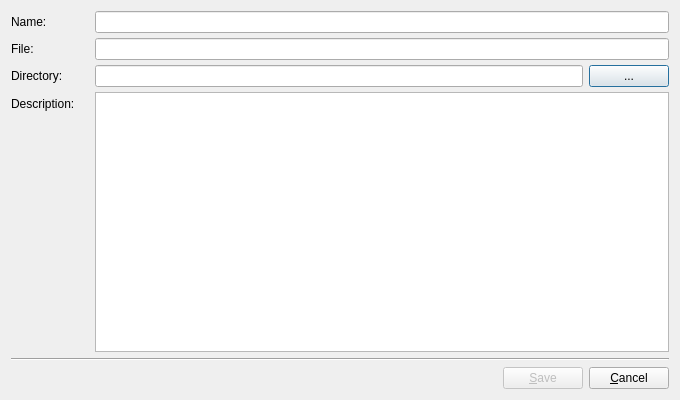
<?xml version="1.0" encoding="UTF-8"?>
<ui version="4.0">
 <class>FileProjectEditDialog</class>
 <widget class="QDialog" name="FileProjectEditDialog">
  <property name="geometry">
   <rect>
    <x>0</x>
    <y>0</y>
    <width>680</width>
    <height>400</height>
   </rect>
  </property>
  <property name="windowTitle">
   <string>Edit Project</string>
  </property>
  <layout class="QVBoxLayout" name="verticalLayout">
   <item>
    <layout class="QHBoxLayout" name="horizontalLayout_3">
     <item>
      <layout class="QFormLayout" name="formLayout_2">
       <property name="sizeConstraint">
        <enum>QLayout::SetDefaultConstraint</enum>
       </property>
       <property name="fieldGrowthPolicy">
        <enum>QFormLayout::ExpandingFieldsGrow</enum>
       </property>
       <property name="horizontalSpacing">
        <number>20</number>
       </property>
       <property name="verticalSpacing">
        <number>5</number>
       </property>
       <property name="rightMargin">
        <number>0</number>
       </property>
       <item row="0" column="0">
        <widget class="QLabel" name="selectedProjectNameLabel">
         <property name="text">
          <string>Name:</string>
         </property>
        </widget>
       </item>
       <item row="0" column="1">
        <widget class="QLineEdit" name="selectedProjectName">
         <property name="enabled">
          <bool>true</bool>
         </property>
         <property name="alignment">
          <set>Qt::AlignLeading|Qt::AlignLeft|Qt::AlignVCenter</set>
         </property>
         <property name="readOnly">
          <bool>false</bool>
         </property>
         <property name="clearButtonEnabled">
          <bool>true</bool>
         </property>
        </widget>
       </item>
       <item row="1" column="0">
        <widget class="QLabel" name="selectedProjectFileLabel">
         <property name="text">
          <string>File:</string>
         </property>
        </widget>
       </item>
       <item row="1" column="1">
        <widget class="QLineEdit" name="selectedProjectFile">
         <property name="clearButtonEnabled">
          <bool>true</bool>
         </property>
        </widget>
       </item>
       <item row="2" column="0">
        <widget class="QLabel" name="selectedProjectDirectoryLabel">
         <property name="text">
          <string>Directory:</string>
         </property>
        </widget>
       </item>
       <item row="2" column="1">
        <layout class="QHBoxLayout" name="horizontalLayout_2">
         <property name="spacing">
          <number>6</number>
         </property>
         <item>
          <widget class="QLineEdit" name="selectedProjectDirectory">
           <property name="readOnly">
            <bool>true</bool>
           </property>
          </widget>
         </item>
         <item>
          <widget class="QPushButton" name="pushButtonSelectProjectDirectory">
           <property name="text">
            <string>...</string>
           </property>
          </widget>
         </item>
        </layout>
       </item>
       <item row="3" column="0">
        <widget class="QLabel" name="selectedProjectDescriptionLabel">
         <property name="text">
          <string>Description:</string>
         </property>
        </widget>
       </item>
       <item row="3" column="1">
        <widget class="QTextEdit" name="selectedProjectDescription"/>
       </item>
      </layout>
     </item>
    </layout>
   </item>
   <item>
    <widget class="Line" name="lineSelectionFile">
     <property name="orientation">
      <enum>Qt::Horizontal</enum>
     </property>
    </widget>
   </item>
   <item>
    <layout class="QHBoxLayout" name="horizontallLayoutSelectedWorkspace">
     <item>
      <spacer name="horizontalSpacer_4">
       <property name="orientation">
        <enum>Qt::Horizontal</enum>
       </property>
       <property name="sizeHint" stdset="0">
        <size>
         <width>40</width>
         <height>20</height>
        </size>
       </property>
      </spacer>
     </item>
     <item>
      <widget class="QPushButton" name="buttonSaveSelectedProject">
       <property name="enabled">
        <bool>false</bool>
       </property>
       <property name="toolTip">
        <string>Save current Workspace changes.</string>
       </property>
       <property name="text">
        <string>&amp;Save</string>
       </property>
      </widget>
     </item>
     <item>
      <widget class="QPushButton" name="buttonCancelDialog">
       <property name="text">
        <string>&amp;Cancel</string>
       </property>
      </widget>
     </item>
    </layout>
   </item>
  </layout>
 </widget>
 <resources/>
 <connections>
  <connection>
   <sender>buttonSaveSelectedProject</sender>
   <signal>clicked()</signal>
   <receiver>FileProjectEditDialog</receiver>
   <slot>accept()</slot>
   <hints>
    <hint type="sourcelabel">
     <x>306</x>
     <y>321</y>
    </hint>
    <hint type="destinationlabel">
     <x>266</x>
     <y>410</y>
    </hint>
   </hints>
  </connection>
  <connection>
   <sender>buttonCancelDialog</sender>
   <signal>clicked()</signal>
   <receiver>FileProjectEditDialog</receiver>
   <slot>reject()</slot>
   <hints>
    <hint type="sourcelabel">
     <x>396</x>
     <y>327</y>
    </hint>
    <hint type="destinationlabel">
     <x>408</x>
     <y>432</y>
    </hint>
   </hints>
  </connection>
  <connection>
   <sender>pushButtonSelectProjectDirectory</sender>
   <signal>clicked()</signal>
   <receiver>FileProjectEditDialog</receiver>
   <slot>showFileDialog()</slot>
   <hints>
    <hint type="sourcelabel">
     <x>384</x>
     <y>147</y>
    </hint>
    <hint type="destinationlabel">
     <x>644</x>
     <y>224</y>
    </hint>
   </hints>
  </connection>
 </connections>
 <slots>
  <slot>showFileDialog()</slot>
 </slots>
</ui>
